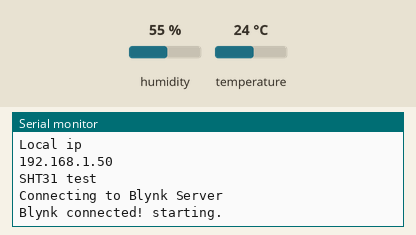
Simulated run of this sketch. Board: ESP8266 (NodeMCU). Parts: the last lines printed to the serial monitor. Inputs (shaded band) come from the test bench; at power-on: humidity 55 %, temperature 24 °C. WiFi joins after 1.5 s; servers stay silent unless stated.

Above: at 3.1 s.
3.2 s: humidity set to 22 %
At 12.4 s:
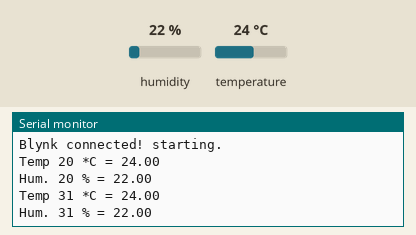
13.4 s: temperature set to 12 °C
14.9 s: humidity set to 40 %
At 22.22 s:
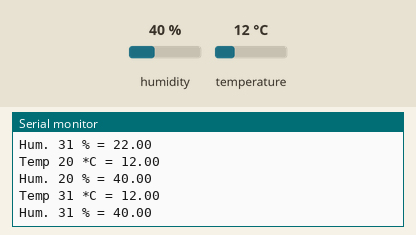

Measured:
- after the input at 3.2 s, the serial monitor: prints a new line after 8.8 s (image 1)
- after the input at 14.9 s, the serial monitor: prints a new line after 7.1 s (image 2)

The sketch:

Sensor_SHT20_SHT31.ino
```cpp
/* Comment this out to disable prints and save space */
#define BLYNK_PRINT Serial

#include <FS.h>                   //this needs to be first, or it all crashes and burns...

#include <ESP8266WiFi.h>          //https://github.com/esp8266/Arduino
#include <ESP8266mDNS.h>

//needed for library
#include <DNSServer.h>
#include <ESP8266WebServer.h>
#include <WiFiManager.h>          //https://github.com/tzapu/WiFiManager
#include <WiFiUdp.h>
#include <ArduinoOTA.h>
#include <BlynkSimpleEsp8266.h>

#include <Wire.h>
#include "Adafruit_SHT31.h"
#include "DFRobot_SHT20.h"

Adafruit_SHT31 sht31 = Adafruit_SHT31();
DFRobot_SHT20  sht20;
BlynkTimer timer;

// You should get Auth Token in the Blynk App.
// Go to the Project Settings (nut icon).
char BlynkAuth[] = "XXXXXXXXXXX";

void sendSensor()
{
  // put your main code here, to run repeatedly:
  float h20 = sht20.readHumidity();
  float t20 = sht20.readTemperature();

  float t31 = sht31.readTemperature();
  float h31 = sht31.readHumidity();

  if (! isnan(t20)) { // check if 'is not a number'
    Serial.print("Temp 20 *C = "); Serial.println(t20);
    Blynk.virtualWrite(V0, t20);
  } else {
    Serial.println("Failed to read temperature");
  }

  if (! isnan(h20)) { // check if 'is not a number'
    Serial.print("Hum. 20 % = "); Serial.println(h20);
    Blynk.virtualWrite(V1, h20);
  } else {
    Serial.println("Failed to read humidity");
  }

  if (! isnan(t31)) { // check if 'is not a number'
    Serial.print("Temp 31 *C = "); Serial.println(t31);
    Blynk.virtualWrite(V2, t31);
  } else {
    Serial.println("Failed to read temperature");
  }

  if (! isnan(h31)) { // check if 'is not a number'
    Serial.print("Hum. 31 % = "); Serial.println(h31);
    Blynk.virtualWrite(V3, h31);
  } else {
    Serial.println("Failed to read humidity");
  }
  Serial.println();

  Serial.println();
}

void setup() {
  // put your setup code here, to run once:
  Serial.begin(115200);
  Serial.println();

  //WiFiManager
  //Local intialization. Once its business is done, there is no need to keep it around
  WiFiManager wifiManager;

  //exit after config instead of connecting
  wifiManager.setBreakAfterConfig(true);

  //reset settings - for testing
  //wifiManager.resetSettings();

  //tries to connect to last known settings
  //if it does not connect it starts an access point with the specified name
  //here  "AutoConnectAP" with password "password"
  //and goes into a blocking loop awaiting configuration
  if (!wifiManager.autoConnect("AutoConnectAP", "senha123")) {
    Serial.println("failed to connect, we should reset as see if it connects");
    delay(3000);
    ESP.reset();
    delay(5000);
  }

  WiFi.setAutoReconnect(true);

  ArduinoOTA.onStart([]() {
    String type;
    if (ArduinoOTA.getCommand() == U_FLASH) {
      type = "sketch";
    } else { // U_SPIFFS
      type = "filesystem";
    }

    // NOTE: if updating SPIFFS this would be the place to unmount SPIFFS using SPIFFS.end()
    Serial.println("Start updating " + type);
  });
  ArduinoOTA.onEnd([]() {
    Serial.println("\nEnd");
  });
  ArduinoOTA.onProgress([](unsigned int progress, unsigned int total) {
    Serial.printf("Progress: %u%%\r", (progress / (total / 100)));
  });
  ArduinoOTA.onError([](ota_error_t error) {
    Serial.printf("Error[%u]: ", error);
    if (error == OTA_AUTH_ERROR) {
      Serial.println("Auth Failed");
    } else if (error == OTA_BEGIN_ERROR) {
      Serial.println("Begin Failed");
    } else if (error == OTA_CONNECT_ERROR) {
      Serial.println("Connect Failed");
    } else if (error == OTA_RECEIVE_ERROR) {
      Serial.println("Receive Failed");
    } else if (error == OTA_END_ERROR) {
      Serial.println("End Failed");
    }
  });
  ArduinoOTA.begin();

  //if you get here you have connected to the WiFi
  Serial.println("connected...yeey :)");

  Serial.println("Local ip");
  Serial.println(WiFi.localIP());

  Serial.println("SHT31 test");
  if (! sht31.begin(0x44)) { // Set to 0x45 for alternate i2c addr
    Serial.println("Couldn't find SHT31");
    while (1)  delay(1);
  }

  sht20.initSHT20(); // Init SHT20 Sensor
  delay(100);
  sht20.checkSHT20(); // Check SHT20 Sensor

    // Initialize Blynk, and wait for a connection before doing anything else
  Serial.println("Connecting to Blynk Server");
  Blynk.config(BlynkAuth);
  while (!Blynk.connected())
    Blynk.run();
  Serial.println("Blynk connected! starting.");

  // Setup a function to be called every second
  timer.setInterval(10000L, sendSensor);
}

void loop() {
  if (WiFi.status() != WL_CONNECTED) {
    WiFi.reconnect();
  }
  ArduinoOTA.handle();
  Blynk.run();
  timer.run();
}
```
